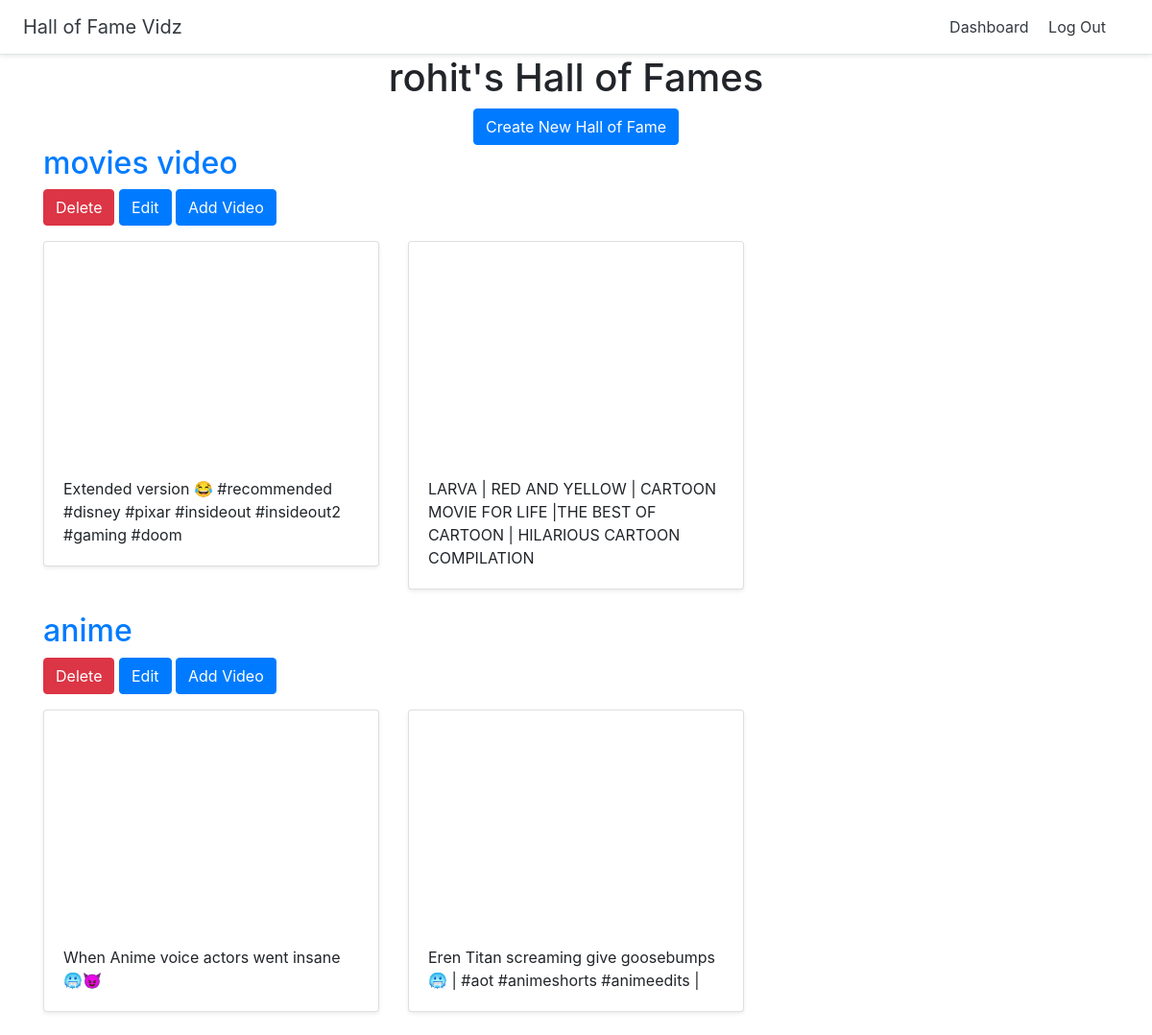
Screenshot of /dashboard (signed in) with the database file from the repository.
### halls/models.py (models this page shows)
class Hall(models.Model):
    title = models.CharField(max_length=255)
    user = models.ForeignKey(User, on_delete=models.CASCADE)

class Video(models.Model):
    title = models.CharField(max_length=255)
    url = models.URLField()
    youtube_id = models.CharField(max_length=255)
    hall = models.ForeignKey(Hall, on_delete=models.CASCADE)

### halls/views.py (the view)
# urls.py: path('dashboard', views.dashboard, name='dashboard'),
@login_required
def dashboard(request):
    halls = Hall.objects.filter(user=request.user)
    return render(request, 'halls/dashboard.html',{'halls':halls})

### halls/templates/halls/dashboard.html
{% extends 'halls/base.html' %}
{% block content %}
<div class="container">
  <div class="text-center">
    <h1>{{ user.username }}'s Hall of Fames</h1>
    <a href="{% url 'create_hall' %}" class="btn btn-primary">Create New Hall of Fame</a>
  </div>
    {% for hall in halls %}
<h2><a href="{% url 'detail_hall' hall.id %}">{{ hall.title }}</a></h2>
<a href="{% url 'delete_hall' hall.id %}" class="btn btn-danger">Delete</a>
<a href="{% url 'update_hall' hall.id %}" class="btn btn-primary">Edit</a>
<a href="{% url 'add_video' hall.id %}" class="btn btn-primary">Add Video</a>
    <div class="row">
      {% for video in hall.video_set.all %}
      <div class="col-md-4 mt-3">
        <div class="card mb-4 shadow-sm">
          <iframe width="100%" height="225" src="https://www.youtube.com/embed/{{ video.youtube_id }}" frameborder="0" allow="accelerometer; autoplay; encrypted-media; gyroscope; picture-in-picture" allowfullscreen></iframe>
          <div class="card-body">
            <p class="card-text">{{ video.title }}</p>
          </div>
        </div>
      </div>
      {% endfor %}
      </div>
    {% endfor %}
</div>
{% endblock %}

### rows the page displays
Hall: title "movies video"
Video: title "Extended version 😂 #recommended #disney #pixar #insideout #insideout2 #gaming #doom"
Video: title "LARVA | RED AND YELLOW | CARTOON MOVIE FOR LIFE |THE BEST OF CARTOON | HILARIOUS CARTOON COMPILATION"
Hall: title "anime"
Video: title "When Anime voice actors went insane🥶😈"
Video: title "Eren Titan screaming give goosebumps🥶 | #aot #animeshorts #animeedits |"

### other values shown
{{ user.username }} "rohit"
